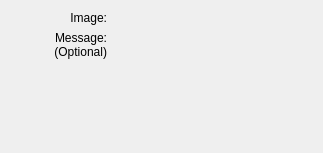
<?xml version="1.0" encoding="UTF-8"?>
<ui version="4.0">
 <class>TwitpicUploadImageBase</class>
 <widget class="QWidget" name="TwitpicUploadImageBase">
  <property name="geometry">
   <rect>
    <x>0</x>
    <y>0</y>
    <width>323</width>
    <height>153</height>
   </rect>
  </property>
  <layout class="QGridLayout" name="gridLayout">
   <item row="4" column="0" colspan="3">
    <spacer name="verticalSpacer">
     <property name="orientation">
      <enum>Qt::Vertical</enum>
     </property>
     <property name="sizeHint" stdset="0">
      <size>
       <width>20</width>
       <height>40</height>
      </size>
     </property>
    </spacer>
   </item>
   <item row="0" column="1" colspan="2">
    <widget class="KUrlRequester" name="kcfg_imageUrl">
     <property name="filter">
      <string>*.gif, *.jpeg, *.png</string>
     </property>
    </widget>
   </item>
   <item row="0" column="0">
    <widget class="QLabel" name="label_2">
     <property name="text">
      <string>Image:</string>
     </property>
     <property name="alignment">
      <set>Qt::AlignRight|Qt::AlignTrailing|Qt::AlignVCenter</set>
     </property>
    </widget>
   </item>
   <item row="2" column="0">
    <widget class="QLabel" name="label">
     <property name="text">
      <string>Message:
(Optional)</string>
     </property>
     <property name="alignment">
      <set>Qt::AlignRight|Qt::AlignTrailing|Qt::AlignVCenter</set>
     </property>
    </widget>
   </item>
  </layout>
 </widget>
 <customwidgets>
  <customwidget>
   <class>KUrlRequester</class>
   <extends>QFrame</extends>
   <header>kurlrequester.h</header>
  </customwidget>
 </customwidgets>
 <tabstops>
  <tabstop>kcfg_imageUrl</tabstop>
 </tabstops>
 <resources/>
 <connections/>
</ui>
